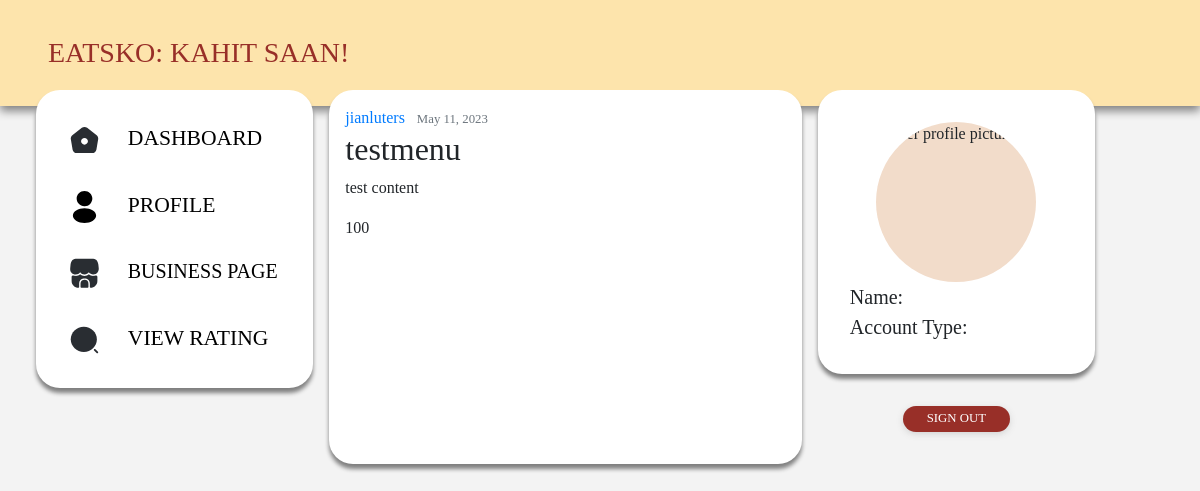
Screenshot of /business/menu/1/ with the database file from the repository.
### businessdashboard/models.py (models this page shows, shortened)
class Menu(models.Model):
    title = models.CharField(max_length=100)
    content = models.TextField()
    price = models.IntegerField(null=True, blank=True)
    date_posted = models.DateTimeField(default=timezone.now)
    author = models.ForeignKey(User, on_delete=models.CASCADE)

### businessdashboard/views.py (the view)
# urls.py: path('menu/<int:pk>/', MenuDetailView.as_view(), name='menu-detail'),
class MenuDetailView(DetailView):
    model = Menu
    context_object_name = 'menu'

### businessdashboard/templates/businessdashboard/menu_detail.html (shortened to what this page needs)
{% extends "businessdashboard/base.html" %}
{% block content %}
  <article class="media content-section">
    <div class="media-body">
      <div class="article-metadata">
        <a class="mr-2" href="#">{{ object.author }}</a>
        <small class="text-muted">{{ object.date_posted|date:"F d, Y" }}</small>
      </div>
      <h2 class="article-title">{{ object.title }}</h2>
      <p class="article-content">{{ object.content }}</p>
      <p class="article-price">{{ object.price }}</p>
    </div>
  </article>
{% endblock content %}

### businessdashboard/static/cssbusiness/main.css (style rules this page uses)
:root { --primary-color: #982f28; --secondary-color: #fde4ac; --tertiary-color: #f2dcca; --icon-color: #d58b4f; --bg-color: #F3F3F3; }
* { font-family: Montserrat; }
body { background: var(--bg-color); height: 100%; }
html { height: 100%; }

### rows the page displays
Menu: author "jianluters", date_posted "May 11, 2023", title "testmenu", content "test content", price "100"
